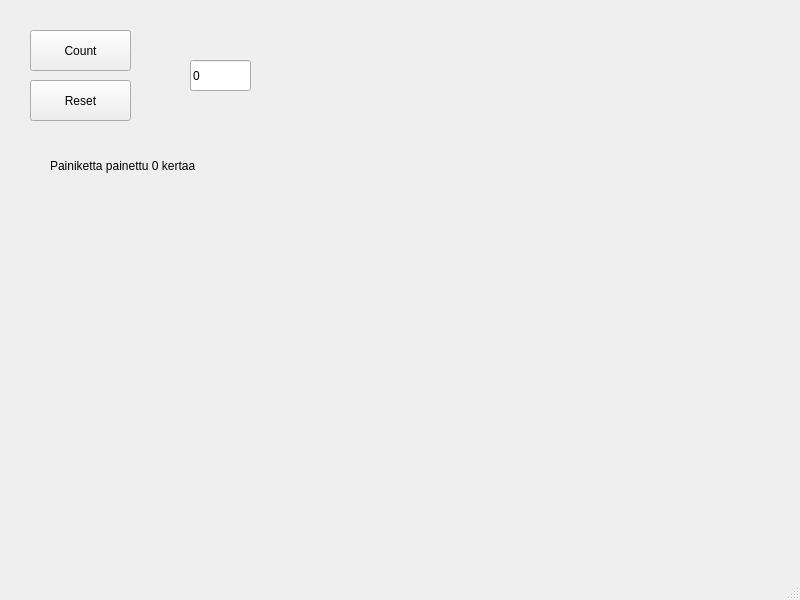
<?xml version="1.0" encoding="UTF-8"?>
<ui version="4.0">
 <class>MainWindow</class>
 <widget class="QMainWindow" name="MainWindow">
  <property name="geometry">
   <rect>
    <x>0</x>
    <y>0</y>
    <width>800</width>
    <height>600</height>
   </rect>
  </property>
  <property name="windowTitle">
   <string>MainWindow</string>
  </property>
  <widget class="QWidget" name="centralwidget">
   <widget class="QPushButton" name="btnCount">
    <property name="geometry">
     <rect>
      <x>30</x>
      <y>30</y>
      <width>101</width>
      <height>41</height>
     </rect>
    </property>
    <property name="text">
     <string>Count</string>
    </property>
   </widget>
   <widget class="QPushButton" name="btnReset">
    <property name="geometry">
     <rect>
      <x>30</x>
      <y>80</y>
      <width>101</width>
      <height>41</height>
     </rect>
    </property>
    <property name="text">
     <string>Reset</string>
    </property>
   </widget>
   <widget class="QLineEdit" name="txtResult">
    <property name="geometry">
     <rect>
      <x>190</x>
      <y>60</y>
      <width>61</width>
      <height>31</height>
     </rect>
    </property>
    <property name="text">
     <string>0</string>
    </property>
   </widget>
   <widget class="QLabel" name="labelInfo">
    <property name="geometry">
     <rect>
      <x>50</x>
      <y>150</y>
      <width>241</width>
      <height>31</height>
     </rect>
    </property>
    <property name="text">
     <string>Painiketta painettu 0 kertaa</string>
    </property>
   </widget>
  </widget>
  <widget class="QMenuBar" name="menubar">
   <property name="geometry">
    <rect>
     <x>0</x>
     <y>0</y>
     <width>800</width>
     <height>22</height>
    </rect>
   </property>
  </widget>
  <widget class="QStatusBar" name="statusbar"/>
 </widget>
 <resources/>
 <connections/>
</ui>
